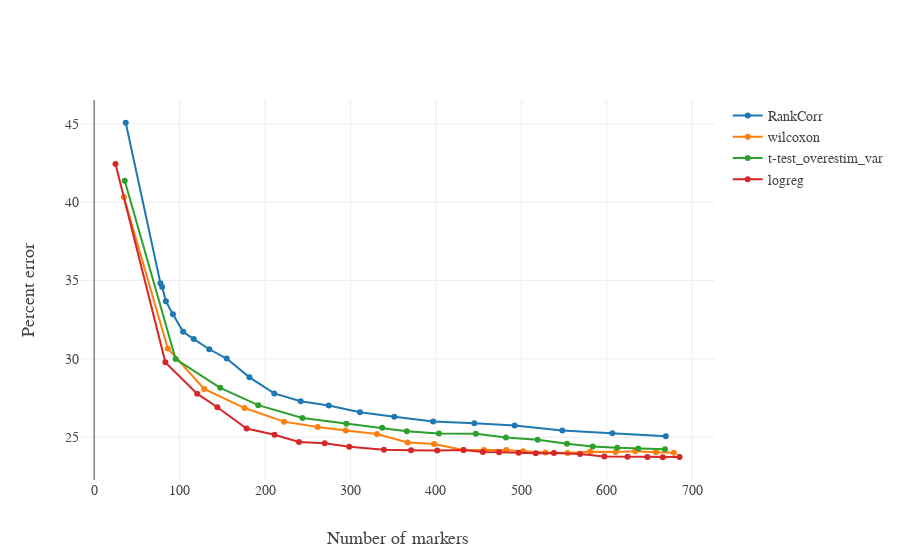

The code cell stored with this chart in its notebook:
### Code cell
iplot({'data': traces, 'layout': layout})
